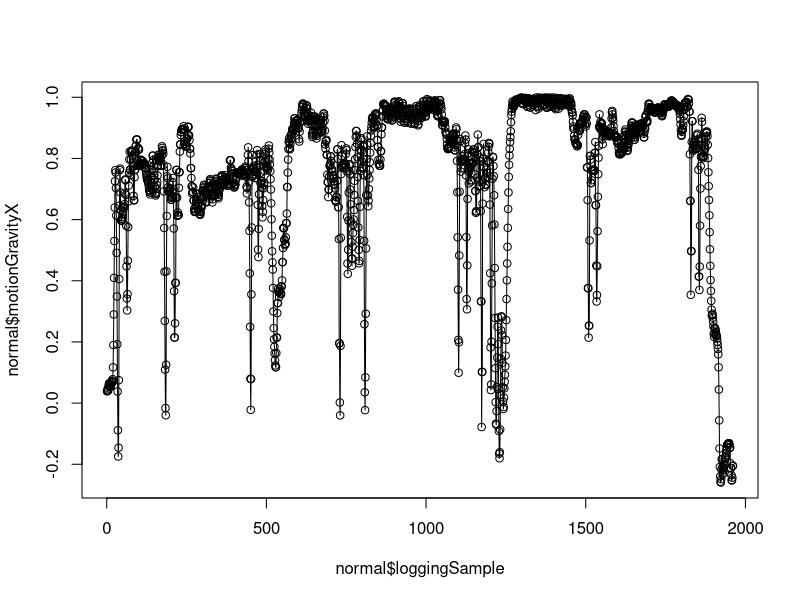
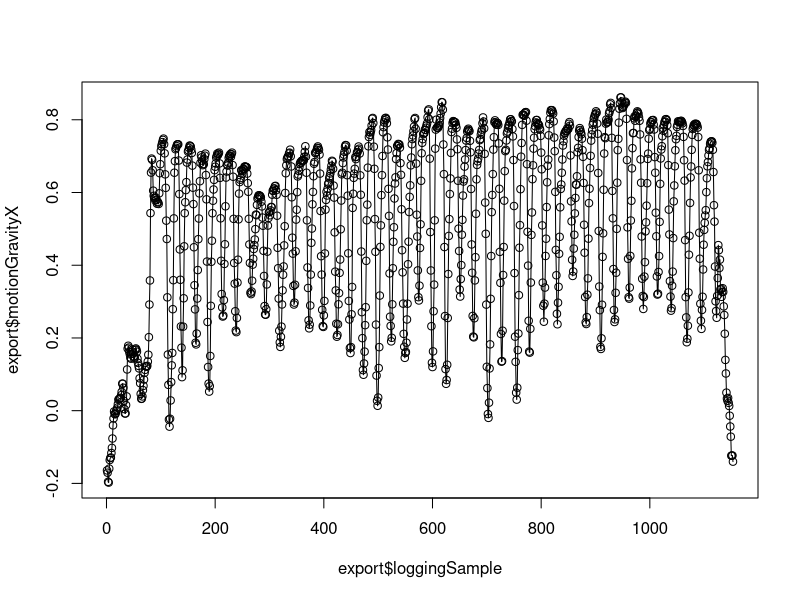
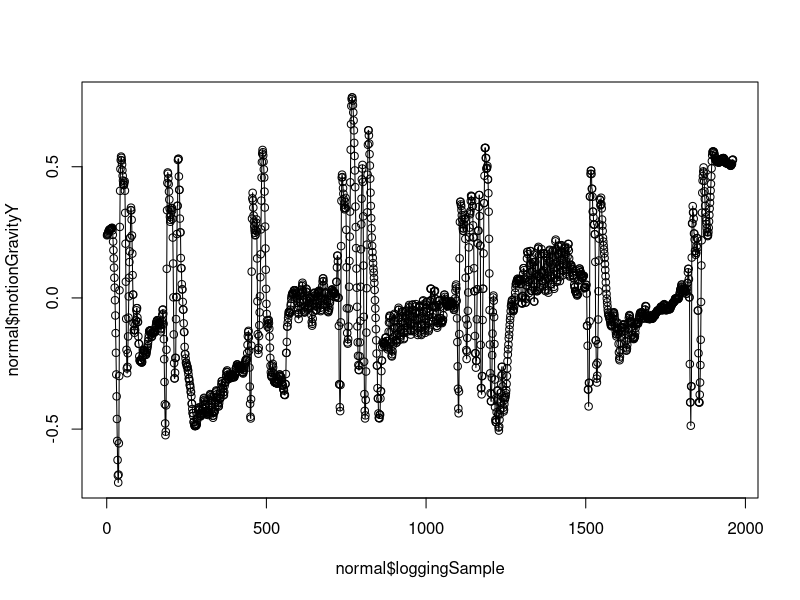
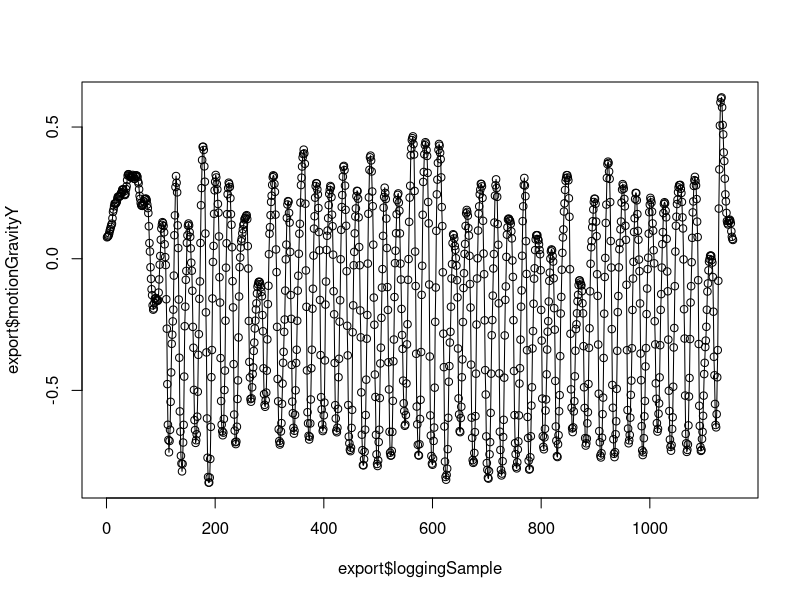
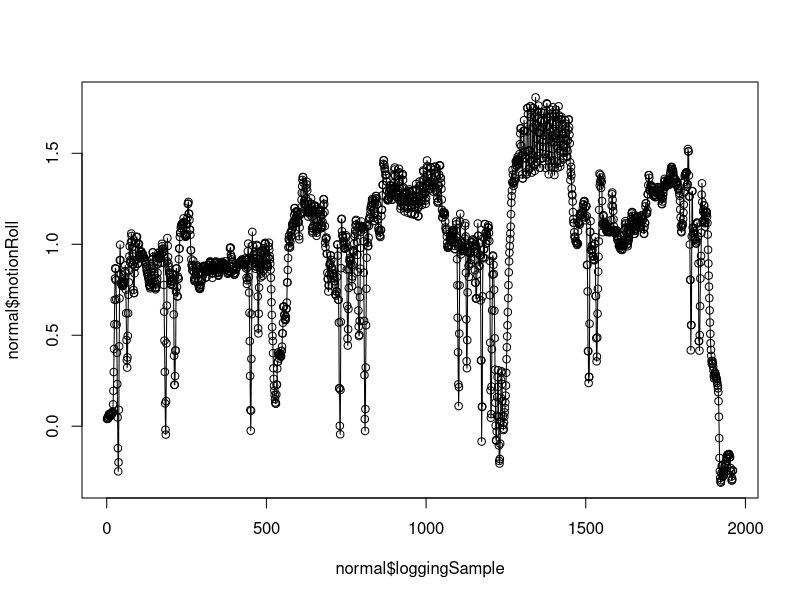
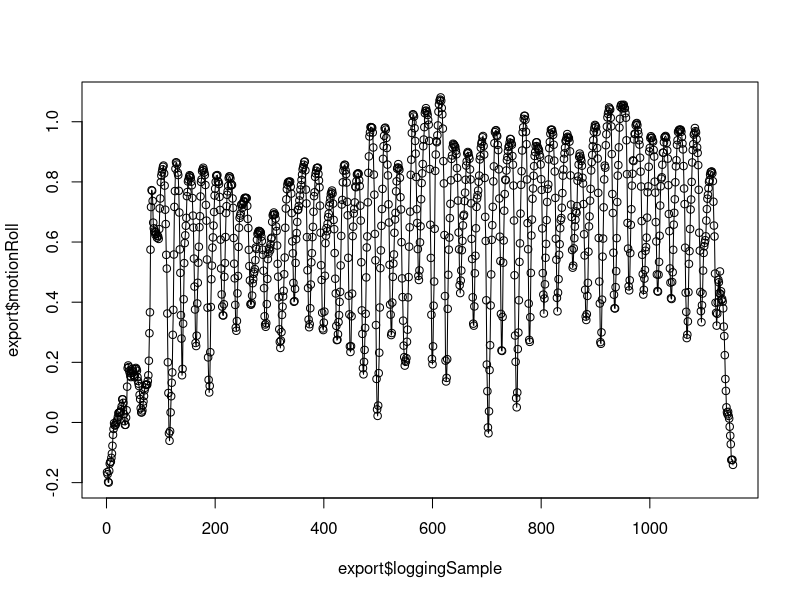

These charts were generated, in order, by the following R code:
#selected data by ed
normal <- read.csv("2016-12-15_12-00-36.csv", header = TRUE, stringsAsFactors = FALSE)
export <- read.csv("2016-12-15_12-00-32.csv", header = TRUE, stringsAsFactors = FALSE)
i=100
q= i+250
plot(normal$loggingSample, normal$motionGravityX)
lines(normal$loggingSample, normal$motionGravityX)
plot(export$loggingSample, export$motionGravityX)
lines(export$loggingSample, export$motionGravityX)
normal_mg = lm(normal$motionGravityX[200:1000]~normal$loggingSample[200:1000])
export_mg = lm(export$motionGravityX[200:1000]~export$loggingSample[200:1000])
mean(normal$motionGravityX[i:q])
mean(export$motionGravityX[i:q])
norm_out = (abs(normal$motionGravityX[i:q])-mean(normal$motionGravityX[i:q])-5*var(normal$motionGravityX[i:q]))
norm_out = norm_out[which(norm_out>0)]
sum(norm_out^2)
expo_out = (abs(export$motionGravityX[i:q])-mean(export$motionGravityX[i:q])-5*var(export$motionGravityX[i:q]))
expo_out = expo_out[which(expo_out>0)]
sum(expo_out^2)
var(normal$motionGravityX[i:q])
var(export$motionGravityX[i:q])
summary(normal_mg)
summary(export_mg)
anova(normal_mg)
anova(export_mg)


plot(normal$loggingSample, normal$motionGravityY)
lines(normal$loggingSample, normal$motionGravityY)
plot(export$loggingSample, export$motionGravityY)
lines(export$loggingSample, export$motionGravityY)
normal_mg = lm(normal$motionGravityY[200:1000]~normal$loggingSample[200:1000])
export_mg = lm(export$motionGravityY[200:1000]~export$loggingSample[200:1000])
mean(normal$motionGravityY[i:q])
mean(export$motionGravityY[i:q])
norm_out = (abs(normal$motionGravityY[i:q])-mean(normal$motionGravityY[i:q])-5*var(normal$motionGravityY[i:q]))
norm_out = norm_out[which(norm_out>0)]
sum(norm_out^2)
expo_out = (abs(export$motionGravityY[i:q])-mean(export$motionGravityY[i:q])-5*var(export$motionGravityY[i:q]))
expo_out = expo_out[which(expo_out>0)]
sum(expo_out^2)
var(normal$motionGravityY[i:q])
var(export$motionGravityY[i:q])
summary(lm(normal$loggingSample~normal$motionGravityY))
summary(lm(export$loggingSample~export$motionGravityY))





plot(normal$loggingSample, normal$motionRoll)
lines(normal$loggingSample, normal$motionRoll)
plot(export$loggingSample, export$motionRoll)
lines(export$loggingSample, export$motionRoll)
mean(normal$motionRoll[i:q])
mean(export$motionRoll[i:q])
norm_out = (abs(normal$motionRoll[i:q])-mean(normal$motionRoll[i:q])-5*var(normal$motionRoll[i:q]))
norm_out = norm_out[which(norm_out>0)]
sum(norm_out^2)
expo_out = (abs(export$motionRoll[i:q])-mean(export$motionRoll[i:q])-5*var(export$motionRoll[i:q]))
expo_out = expo_out[which(expo_out>0)]
sum(expo_out^2)
var(normal$motionRoll[i:q])
var(export$motionRoll[i:q])
summary(lm(normal$loggingSample~normal$motionRoll))
summary(lm(export$loggingSample~export$motionRoll))
# looks like an M, dense on the top

